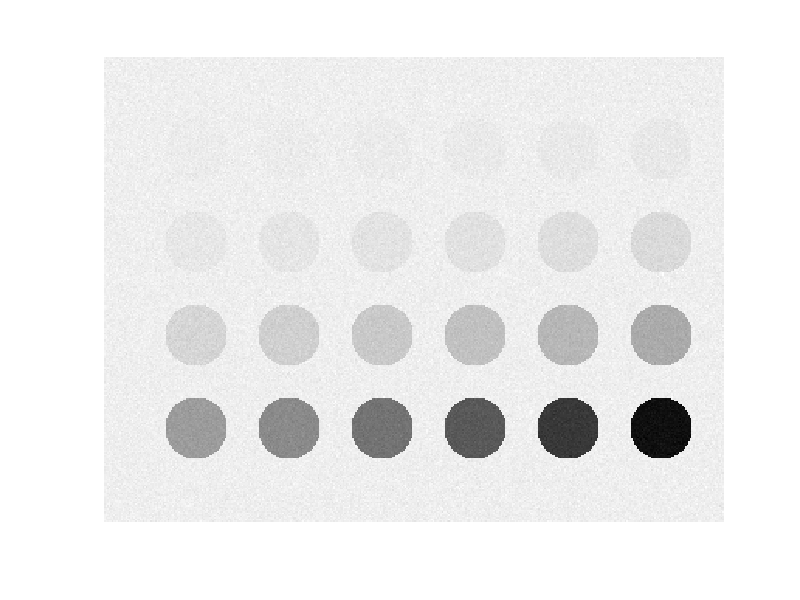

Recreate this plot in MATLAB. (Note: this script raises an error after producing the figure.)
% This is /lemsvxl/contrib/firat/matlab/levelset/synthetic_image_3.m.

% \file
% \author Firat Kalaycilar (firat_kalaycilar@brown.edu)
% \date Jul 18, 2011

function synthetic_image_3

I = 100*ones(300,400);

[nrows,ncols] = size(I);
k = 1;
N = 4;
M = 6;
a = 1.22;
for i = 1:N
	for j = 1:M		
		I = circle(I, nrows, ncols, 60*j, 60*i, 20, 100 - k);
		k = a*k;
	end
end

I = I + 2*randn(nrows,ncols);

fid = figure;
imagesc(I);colormap gray; axis image; axis off;

hold on;  
  
[x{1},y{1},b] = ginput(1);
plot(x{1},y{1},'rd');    
[x{2},y{2},b] = ginput(1);        
plot([x{1} x{2}], [y{1} y{2}], 'rd-')
t = 3;
while b == 1
    [x{t},y{t},b] = ginput(1);
    plot([x{t-1} x{t}], [y{t-1} y{t}], 'rd-');
    t = t + 1;    
end  
plot([x{t-1} x{1}], [y{t-1} y{1}], 'rd-');  
hold off;  
pause(.1)  
bw = poly2mask(cell2mat(x), cell2mat(y), size(I,1), size(I,2));
se = strel('disk',1);
bw2 = imerode(bw, se);
bw3 = bw - bw2;
phi = sbwdist(bw, bw3);

sigma=2; 
%G = fspecial('gaussian',5,sigma);
%Is = conv2(I,G,'same'); 
%Ix = (circshift(Is, [0 -1]) - circshift(Is, [0 1]))/2;
%Iy = (circshift(Is, [-1 0]) - circshift(Is, [1 0]))/2;		
%
%[dx,dy] = gradient(G);
%Ix = conv2(I, dx, 'same');
%Iy = conv2(I, dy, 'same');
[dx, dy] = gaussian_derivative_filter(5, sigma);
Ix = conv2(I, dx, 'same');
Iy = conv2(I, dy, 'same');
J = sqrt(Ix.^2 + Iy.^2);
S = 1 ./ (1 + (J/.2).^6); 
	
beta0 = .7;
beta1 = -.1;%-1;
delta_t = 1;
num_iter = 1000;
close all
figure;
imagesc(I); colormap gray; axis image; axis off;  
axis image  
hold on;
[C, H] = contour(phi, [0,0], 'LineWidth', 1, 'Color', [1 0 0]);
hold off;
for i = 1:num_iter
	if ~mod(i,30)  
		phi = reinitlevelset(C, phi, nrows, ncols);	
	end	
		
	imagesc(I); colormap gray; axis image; axis off;  
	axis image  
	hold on;
	[C, H] = contour(phi, [0,0], 'LineWidth', 1, 'Color', [1 0 0]);
	hold off;	
	title(['iter:' num2str(i)])
	phi = levelset2d(phi, S, beta0, beta1, delta_t, 1);
	
	pause(.1)
end

end

function I = circle(I, M, N, x, y, r, V)
	if r > 0
		for i = 1:M
			for j = 1:N
				if (i-y)^2+(j-x)^2 < r^2
					I(i,j) = V;
				end
			end
		end
	end
end




